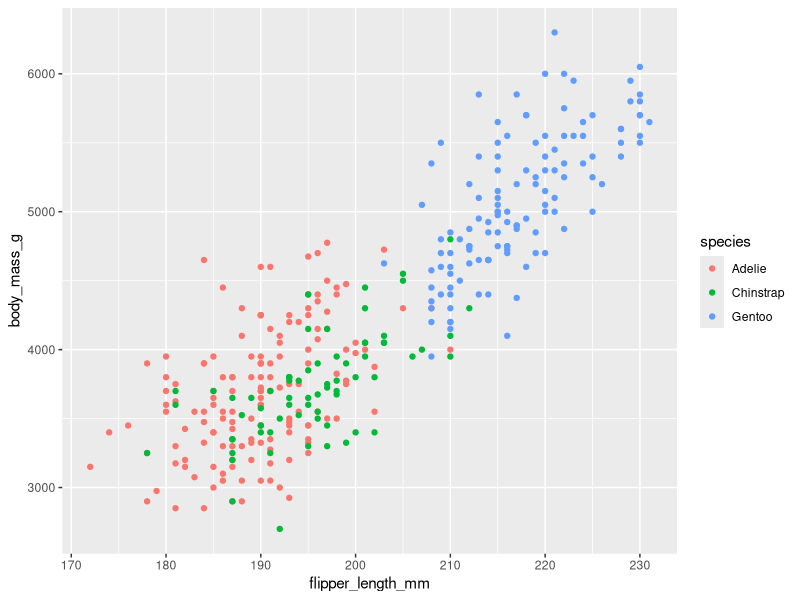
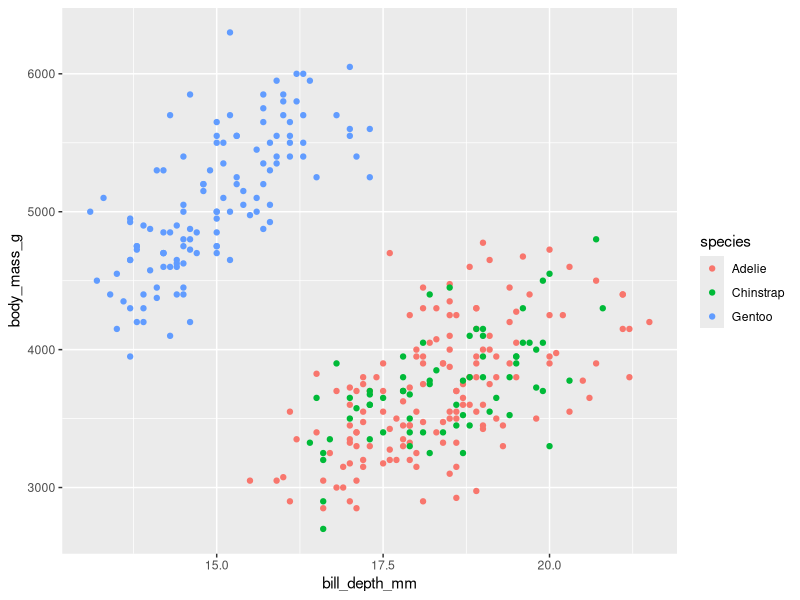
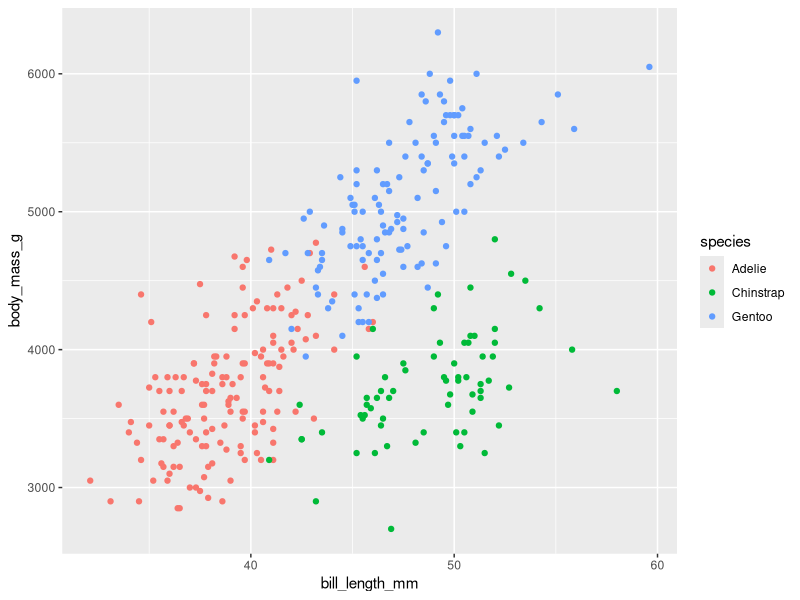
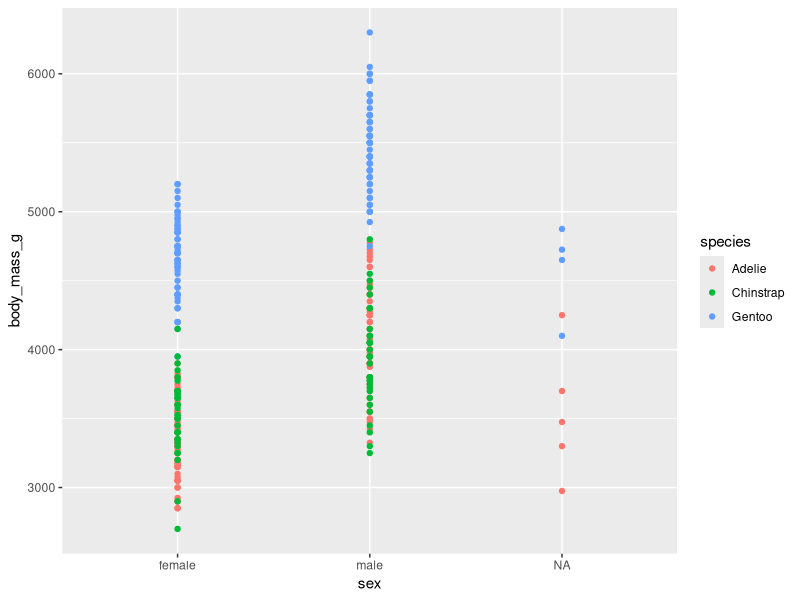
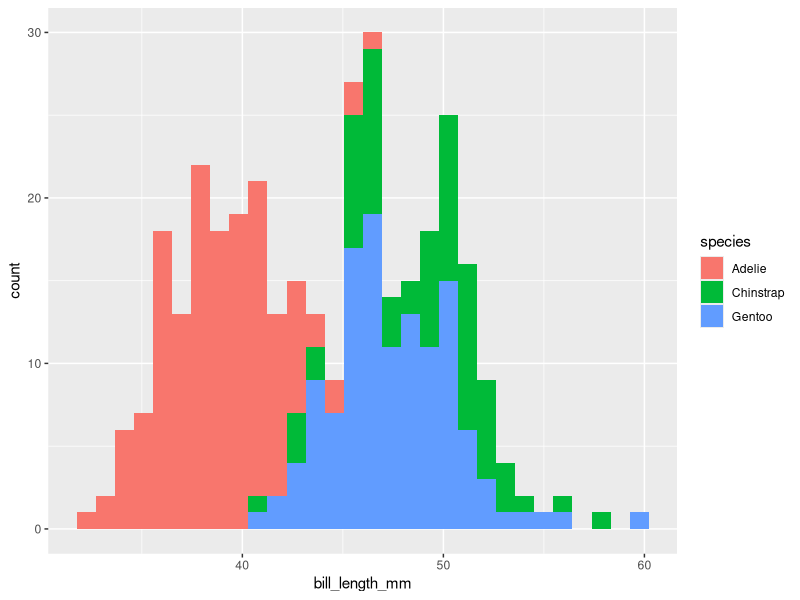
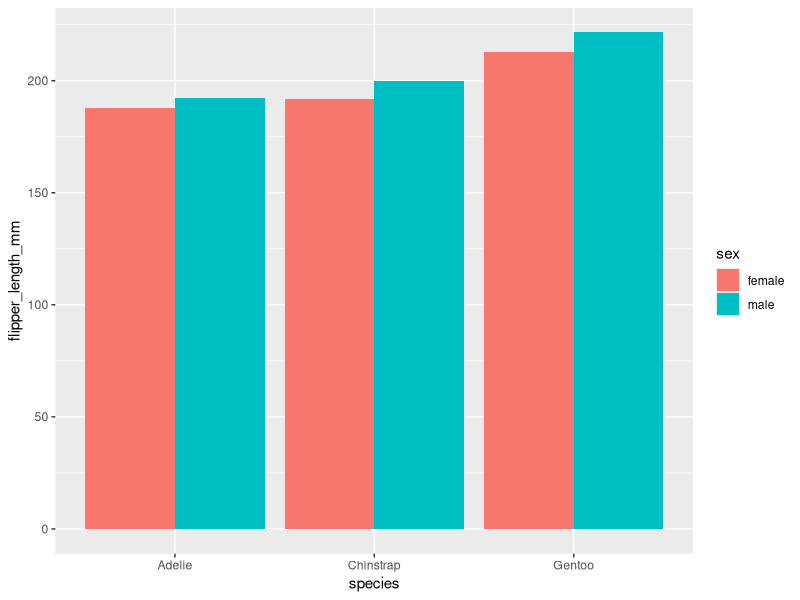
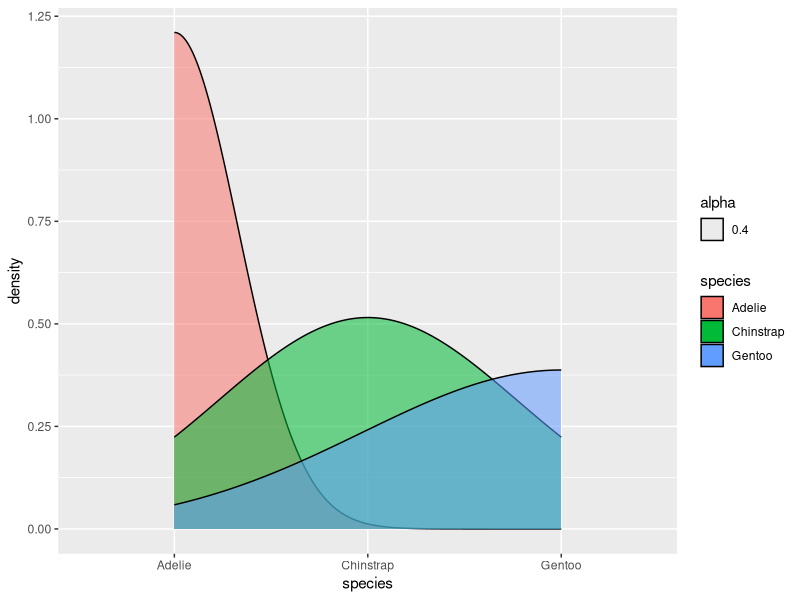

The R script that drew these images, in order:
install.packages("tidyverse")
install.packages("palmerpenguins")

library(ggplot2)
library(tidyverse)
library(dplyr)
library(palmerpenguins)

data("penguins")
View(penguins)

# Assessing the dataset
head(penguins)
tail(penguins)

colnames(penguins)

# let us asses the structure of the dataset
str(penguins)

#glimpse the dataset
glimpse(penguins)

#count the penguin's species in the dataset
x = penguins %>%
  count(species)

#summary of the dataset
summary(penguins)

#looking for duplicated rows
n_distinct(penguins)

#unique penguin species
penguins %>% 
  distinct(species)

# checking correlation between numeric variables
penguins %>% 
  drop_na() %>% 
  select_if(is.numeric) %>% 
  cor()

penguins %>%
    drop_na()

ggplot(penguins) +
  geom_point(aes(flipper_length_mm, body_mass_g, color = species))

ggplot(penguins) +
  geom_point(aes(bill_depth_mm, body_mass_g, color = species))

ggplot(penguins) +
  geom_point(aes(bill_length_mm, body_mass_g, color = species))

ggplot(penguins) +
  geom_point(aes(sex, body_mass_g, color = species))

ggplot(penguins) +
  geom_histogram(aes(x=bill_length_mm, fill = species))


# penguins by sex
penguins_by_sex <- penguins %>% 
  filter(!is.na(sex)) %>% 
  group_by(species, sex) %>% 
  summarise(bill_depth_mm = mean(bill_depth_mm),
            bill_length_mm = mean(bill_length_mm),
            flipper_length_mm = mean(flipper_length_mm),
            body_mass_g = mean(body_mass_g))
ggplot(penguins_by_sex, aes(x = species, y = flipper_length_mm, fill = sex)) +
  geom_col(position = position_dodge())

# density plot
ggplot(penguins) +
  geom_density(aes(x = species, fill = species, alpha = 0.4))
